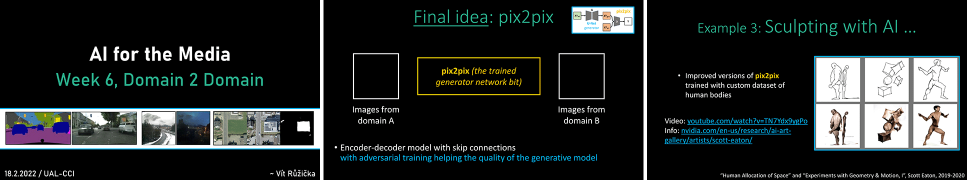
#> input picture week06_domain-to-domain/w06_slide.gif, 1934 x 360 px, given as the content of the folder cats_and_dogs_filtered/train/cats, which was not available (shown at 1/2 size)
$ jupyter execute --allow-errors w06_pix2pix_keras_full_code.ipynb   (shell and % lines are left out)   (text cells are left out)
#> lines starting #> are read from the running program, lines starting #| are printed output that depends on the picture; after the words box and inside, x2 and y2 are one past the last pixel; in counts of white or black regions, pixels touching at a corner belong together; pictures that were not available may be replaced by others from this repository, and a replacement may not be noted
[cell 1]
import glob
import matplotlib.pyplot as plt
import matplotlib.image as mpimg

folder = "cats_and_dogs_filtered/train/cats/*"
files = glob.glob(folder)
files.sort()

print("total", len(files),"files!")

plt.figure(figsize=(10,10))
columns = 5
show_subset = 10

for i, img_path in enumerate(files[:show_subset]):
    image = mpimg.imread(img_path)
#> image is the input picture: shape (360, 1934, 4); mean R, G, B, A 34.9, 38.8, 38.6, 255
    print(img_path, "=", image.shape)
#| _only/w06_slide.gif = (360, 1934, 4)

    plt.subplot(show_subset / columns + 1, columns, i + 1)
    plt.imshow(image)

[cell 2]
# get a youtube downloader

[cell 3]
youtube_url = "https://www.youtube.com/watch?v=kMhrAw6xnW0" # shaky tree video

[cell 4]
# available formats?

[cell 5]
# Setting "134" for a 640x360 mp4 file

[cell 6]
input_video = "youtube_dataset.mp4"
fps = 12 # sampling of the input

[cell 7]
import glob, random
import matplotlib.pyplot as plt
import matplotlib.image as mpimg

folder = "video_frames/*"
files = glob.glob(folder)
#files.sort()

print("total", len(files),"files!")
random.shuffle(files)

plt.figure(figsize=(10,6))
columns = 5
show_subset = 10

for i, img_path in enumerate(files[:show_subset]):
    image = mpimg.imread(img_path)
    print(img_path, "=", image.shape)
#| _only/w06_slide.gif = (360, 1934, 4)

    plt.subplot(show_subset / columns + 1, columns, i + 1)
    plt.imshow(image)

[cell 8]
# Choose your preference or plug in your own data

#my_data_lives_at = "/content/cats_and_dogs_filtered/train/cats/" # ~1000 photos
#my_data_lives_at = "/content/flower_photos/daisy/" # ~600 photos
#my_data_lives_at = "/content/flower_photos/all/" # ~2700 photos
my_data_lives_at = "/content/video_frames/" # ~1473 photos (at 12fps)

[cell 9]
input_folder = my_data_lives_at
target_resized_folder = "/content/resized/"
resolution = 256

assert input_folder[-1] == "/" # end with /
assert target_resized_folder[-1] == "/"

import os
import cv2
from tqdm import tqdm
from PIL import Image, ImageOps


# [8 lines left out: function padding, not called in this run]


def resize_with_padding(img, expected_size):
#> called with expected_size = 256
    img.thumbnail((expected_size, expected_size))
    # print(img.size)
    delta_width = expected_size - img.size[0]
#> delta_width = 0
    delta_height = expected_size - img.size[1]
#> delta_height = 208
    pad_width = delta_width // 2
#> pad_width = 0
    pad_height = delta_height // 2
#> pad_height = 104
    padding = (pad_width, pad_height, delta_width - pad_width, delta_height - pad_height)
#> padding = (0, 104, 0, 104)
    return ImageOps.expand(img, padding)
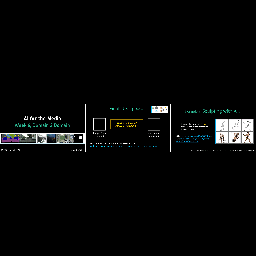
#> returned value: PIL image 256x256 P; mean R, G, B 6.7, 7.2, 7.1


def pad_resize_on_folder(input_folder, target_resized_folder):

  # input
  files = os.listdir(input_folder)

  # output
  if not os.path.exists(target_resized_folder):
      os.makedirs(target_resized_folder)

  print("processing", len(files), "images")

  resized = []
  for f in tqdm(files):
    img = Image.open(input_folder+f)
    resized_img = resize_with_padding(img,resolution)
    resized_img.save(target_resized_folder+f)

pad_resize_on_folder(input_folder, target_resized_folder)

# Note: on some datasets, a central crop would be better...

[cell 10]
# Edge detection with a simple Canny filter
# canny ~ https://en.wikipedia.org/wiki/Canny_edge_detector

import numpy as np
import cv2
from matplotlib import pyplot as plt
files = os.listdir("/content/resized/")

img = cv2.imread('/content/resized/'+files[0],0)
#> img: shape (256, 256); min 0, max 255, mean 7
print(img)
#> (printed output is left out)
edges = cv2.Canny(img,100,200)
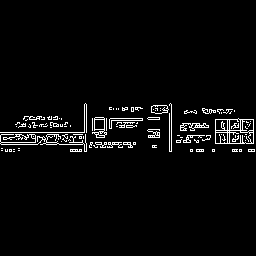
#> edges: shape (256, 256); 3.5% white in thin lines or dots, all inside (x1, y1, x2, y2) = (0, 103, 255, 152)
plt.subplot(121),plt.imshow(img,cmap = 'gray')
plt.title('Original Image'), plt.xticks([]), plt.yticks([])
plt.subplot(122),plt.imshow(edges,cmap = 'gray')
plt.title('Edge Image'), plt.xticks([]), plt.yticks([])
plt.show()
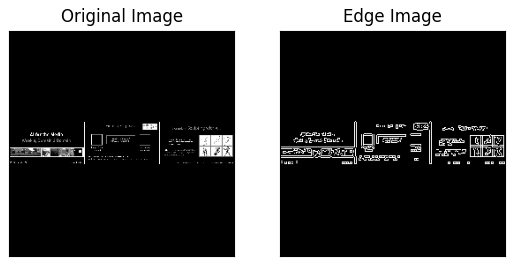
#> figure drawn by matplotlib, 2 panels

[cell 11]
# Let's run it on the whole folder ...

%cd /content
input_folder = "/content/resized/"
target_edges_folder = "/content/edges/"

assert input_folder[-1] == "/" # end with /
assert target_edges_folder[-1] == "/"

import numpy as np
import cv2
import os
from tqdm import tqdm

def img2edge(img):
  return cv2.Canny(img,100,200)

def img2edge_on_folder(input_folder, target_edges_folder):

  # input
  files = os.listdir(input_folder)

  # output
  if not os.path.exists(target_edges_folder):
      os.makedirs(target_edges_folder)

  print("processing", len(files), "images")

  for f in tqdm(files):
    img = cv2.imread(input_folder+f,0)
    edge = img2edge(img)
    cv2.imwrite(target_edges_folder+f, edge)

img2edge_on_folder(input_folder, target_edges_folder)

[cell 12]
A_folder = "/content/resized/"
B_folder = "/content/edges/"
output_folder = "/content/combined/"
subset = None # we can select a subset here

#> (the rest of this cell did not finish here and is left out)

[cell 13]
# Split into train/val set

import random
import glob
import os

def split(folder, train_frac=0.8, shuffle=True):
#> called with folder = '/content/combined/', train_frac = 0.8, shuffle = True
    files = glob.glob(os.path.join(folder, "*.jpg"))
    files.sort()

    assignments = []
    assignments.extend(["train"] * int(train_frac * len(files)))
    assignments.extend(["val"] * int(len(files) - len(assignments)))

    if shuffle:
        random.shuffle(assignments)

    for name in ["train", "val", "test"]:
        if name in assignments:
            d = os.path.join(folder, name)
            if not os.path.exists(d):
                os.makedirs(d)

    print(len(files), len(assignments))
    for inpath, assignment in zip(files, assignments):
        outpath = os.path.join(folder, assignment, os.path.basename(inpath))
        #print(inpath, "->", outpath)
        os.rename(inpath, outpath)

split("/content/combined/")

[cell 14]
%cd /content/

import os
os.environ['KERAS_BACKEND']='tensorflow'
import keras.backend as K
K.set_image_data_format('channels_last')
#> (this line was passed over: keras is not available in this run)
channel_axis=-1
channel_first = False

from keras.models import Sequential, Model
from keras.layers import Conv2D, ZeroPadding2D, BatchNormalization, Input, Dropout
from keras.layers import Conv2DTranspose, Reshape, Activation, Cropping2D, Flatten
from keras.layers import Concatenate
from keras.layers.advanced_activations import LeakyReLU
from keras.activations import relu
from keras.initializers import RandomNormal

#> (a cell that did not finish here is left out)

[cell 16]
# [36 lines left out: function UNET_G, not called in this run]

[cell 17]
from IPython.display import SVG
from keras.utils.vis_utils import model_to_dot

channels_in = 3   # number of input channels ~ for RGB images 3
channels_out = 3  # number of output channels
generator_features = 64    # generator feature
discriminator_features = 64    # discriminator feature

loadSize = 286
imageSize = 256   # resolution of the loaded images

#> (the rest of this cell did not finish here and is left out)

[cell 18]
from keras.optimizers import RMSprop, SGD, Adam

#> (the rest of this cell did not finish here and is left out)

[cell 19]
from PIL import Image
import numpy as np
import glob
from random import randint, shuffle

import matplotlib.pyplot as plt
from IPython.display import display
# [9 lines left out: function showX, not called in this run]

def load_data(file_pattern):
    return glob.glob(file_pattern)
# [21 lines left out: function read_image, not called in this run]

def minibatch(dataAB, batchsize, direction=0):
    length = len(dataAB)
    epoch = i = 0
    tmpsize = None
    while True:
        size = tmpsize if tmpsize else batchsize
        if i+size > length:
            shuffle(dataAB)
            i = 0
            epoch+=1
        dataA = []
        dataB = []
        for j in range(i,i+size):
            imgA,imgB = read_image(dataAB[j], direction)
            dataA.append(imgA)
            dataB.append(imgB)
        dataA = np.float32(dataA)
        dataB = np.float32(dataB)
        i+=size
        tmpsize = yield epoch, dataA, dataB

[cell 20]
"""
#Option if we loaded data from 1A
data = "facades"
direction = 0
trainAB = load_data('datasets/{}/train/*.jpg'.format(data))
valAB = load_data('datasets/{}/val/*.jpg'.format(data))
"""

#Option if we used our own data from 1B,1C,1D

data = "edges2images"
direction = 0
trainAB = load_data('/content/combined/train/*.jpg')
valAB = load_data('/content/combined/val/*.jpg')

#> (the rest of this cell did not finish here and is left out)

[cell 21]
# Let's look at 6 random samples:

train_batch = minibatch(trainAB, 6, direction=0)
#> (the rest of this cell did not finish here and is left out)

[cell 22]
number_of_epochs = 100    ### number of epochs  # 10 is enough for first demos
batchSize = 128           ### batch size ~ how many images are loaded in the memory at the same time
                          # Note: you will probably need to lower this number on your own PCs...
                          # 128 was the max I got out of Colab

# notes from training with flowers/daisies
# - until around 15 epochs gets white ghosty like shapes, mostly just white and green
# - after 30 we get yellows
# - after 44 suddenly blues ~


# notes on cats
# - around 7th epoch we have only blurry mostly brown-gray images
# - at 15 we get some orange ~
# - even at 50 it's pretty messy and busy
# - around 65 it is starting to look ok-ish, bit better around 85
# - 100 epochs, somewhat real colors but a lot of square artifacts
# - 150 looks ok

# notes from training on all flower images (~ 2700 photos)
# - (will take more time ...)

# notes from training on the tree video
# - somewhat reasonable even after 10 epochs (very low resolution / quality, but nice abstraction perhaps...)
# - 15ep, smaller twigs begin to show
# - 25ep, grid artifacts show up, they keep up until around 40ep
# - 80ep, the artifacts have mostly cleaned up, actually pretty nice

#> (a cell that did not finish here is left out)

#> (a cell that did not finish here is left out)

#> (a cell that did not finish here is left out)

#> (a cell that did not finish here is left out)

#> (a cell that did not finish here is left out)

[cell 28]
# Random noise:
import numpy as np
how_many_samples = 1
random_noise = np.random.randn(how_many_samples, 256, 256, 3)

#> (the rest of this cell did not finish here and is left out)

[cell 29]
import cv2
import numpy as np

#imposter = "/content/cats_and_dogs_filtered/validation/dogs/dog.2002.jpg"
imposter = "/content/flower_photos/tulips/3449794006_8c289840aa.jpg"

img = cv2.imread(imposter,0)
#> img: shape (360, 1934); min 0, max 255, mean 37.6
edge = img2edge(img)
#> in img2edge (call 2), `return cv2.Canny(img,100,200)`:
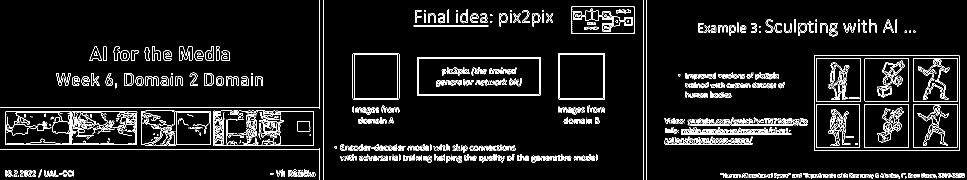
#> returned value: shape (360, 1934) (shown at 1/2 size); 6.4% white in thin lines or dots
cv2.imwrite("test.jpg", edge)
pass

[cell 30]
img = cv2.imread("test.jpg")
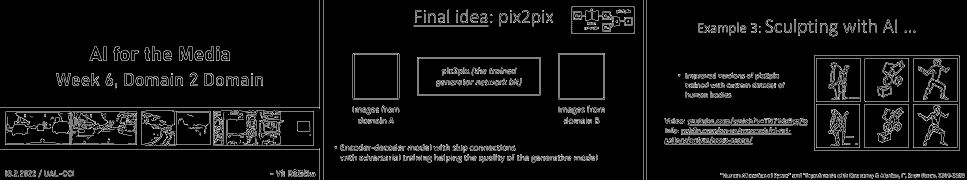
#> img: shape (360, 1934, 3) (shown at 1/2 size); min 0, max 255, mean 16.4
res = cv2.resize(img, dsize=(256, 256), interpolation=cv2.INTER_CUBIC)
res = res/255*2-1

print(res.shape)
#| (256, 256, 3)

loaded_image = np.reshape(res, (1, 256, 256, 3))

#> (the rest of this cell did not finish here and is left out)

[cell 31]
# Get a test image ...
# ... note that this is already in the edges representation ...

img = cv2.imread("bread-cat-input.jpg")
img = (255-img) # invert it
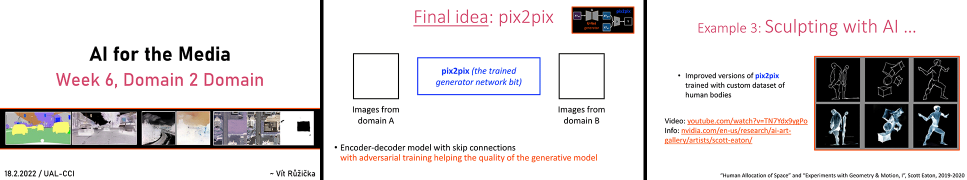
#> img: shape (360, 1934, 3) (shown at 1/2 size); mean B, G, R 216.4, 216.2, 220.1
res = cv2.resize(img, dsize=(256, 256), interpolation=cv2.INTER_CUBIC)
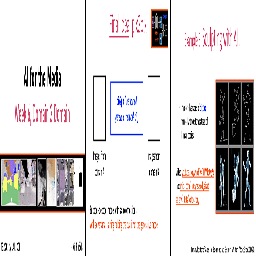
#> res: shape (256, 256, 3); mean B, G, R 216, 215.7, 219.7
res = res/255*2-1

print(res.shape)
#| (256, 256, 3)

loaded_image = np.reshape(res, (1, 256, 256, 3))

#> (the rest of this cell did not finish here and is left out)

[cell 32]
import numpy as np
import matplotlib.pyplot as plt
how_many = 100

fig=plt.figure()
ax=fig.add_subplot(1,1,1)
plt.axis('off')

x = np.random.uniform(0, 100, how_many)
y  = np.random.uniform(0, 100, how_many)
xy = list(zip(x, y))

#ax.set_facecolor('black')
plt.plot(xy, color='black')

extent = ax.get_window_extent().transformed(fig.dpi_scale_trans.inverted())
plt.savefig('plt.jpg', bbox_inches=extent)
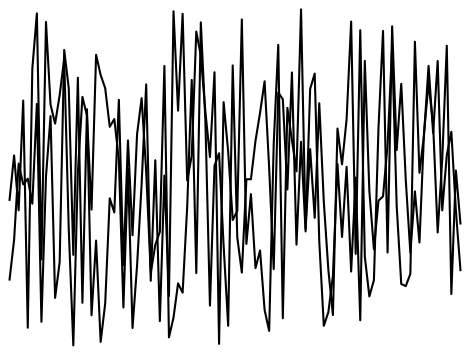
#> figure drawn by matplotlib, 1 panel
plt.close()

#### Then use pix2pix

img = cv2.imread("plt.jpg")
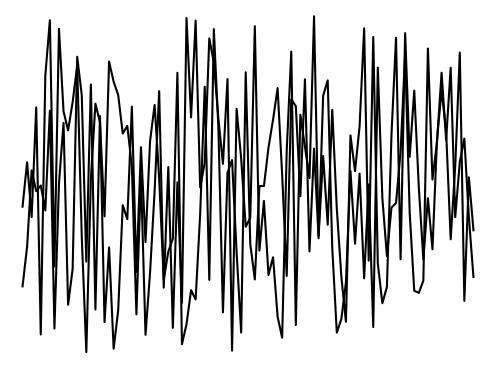
#> img: shape (369, 496, 3); min 0, max 255, mean 203.1
res = cv2.resize(img, dsize=(256, 256), interpolation=cv2.INTER_CUBIC)
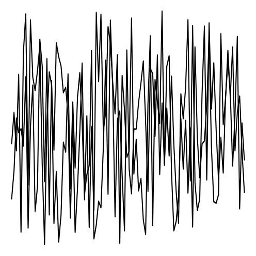
#> res: shape (256, 256, 3); min 0, max 255, mean 203.1
res = res/255*2-1

print(res.shape)
#| (256, 256, 3)

loaded_image = np.reshape(res, (1, 256, 256, 3))

#> (the rest of this cell did not finish here and is left out)
